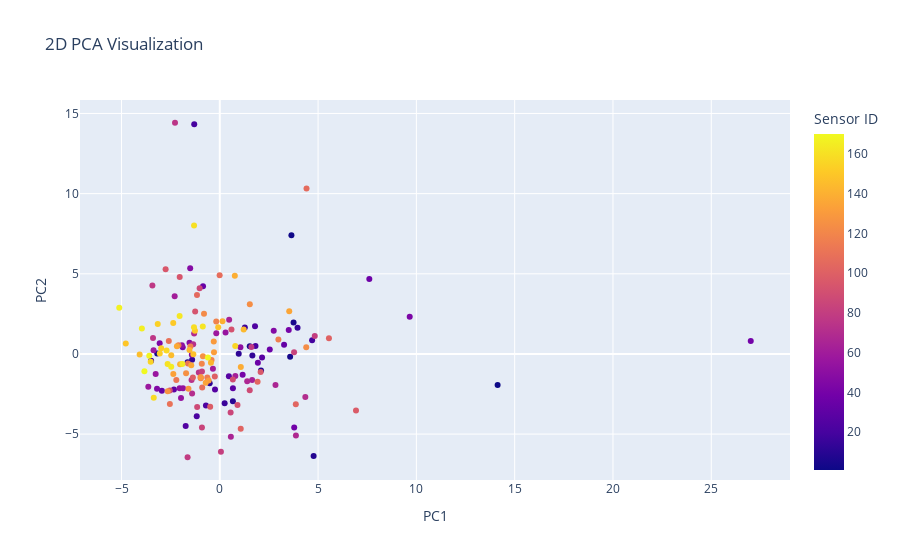
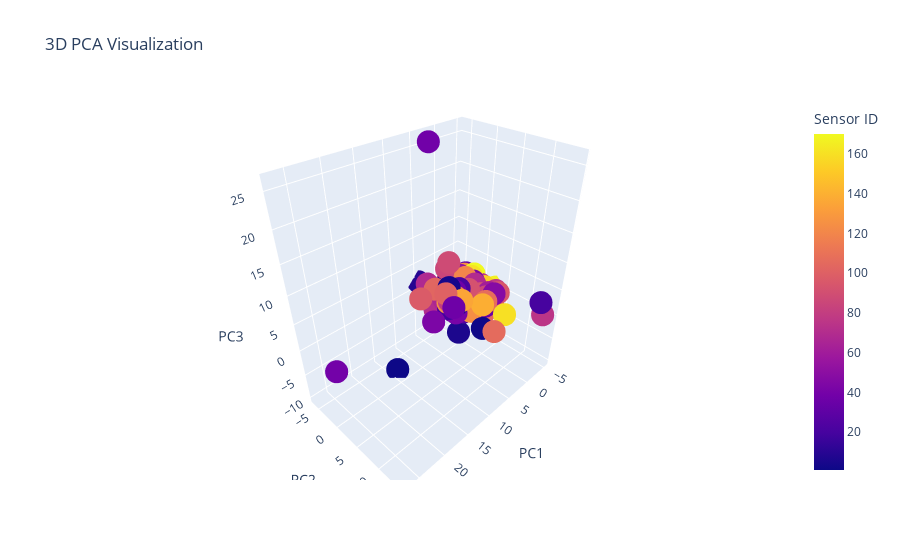

Here is the notebook cell these charts were saved with, in order:
### Markdown cell above
### 5.2.1. Batch Correlation

### Code cell
# Example usage
results_mi_corr = evaluate_pca_indepth(df, n_components=10, color_column='Sensor ID', n_clusters=3)

print("Evaluation Results:")
print(f"Explained Variance Ratio: {results_mi_corr['explained_variance_ratio']}")
print(f"Cumulative Explained Variance: {results_mi_corr['cumulative_explained_variance']}")
print(f"Reconstruction Error: {results_mi_corr['reconstruction_error']}")
print(f"Silhouette Score: {results_mi_corr['silhouette_score']}")

### Figure 1 — Plotly figure (JSON) as saved in the notebook; plotly's stock layout.template omitted (floating-point values rounded to 4 significant figures; data arrays with more than 128 entries replaced by an {"elided": "..."} marker saying what was removed)
{"data": [{"hovertemplate": "PC1=%{x}<br>PC2=%{y}<br>Sensor ID=%{marker.color}<extra></extra>", "legendgroup": "", "marker": {"color": {"elided": "169 int values"}, "coloraxis": "coloraxis", "symbol": "circle"}, "mode": "markers", "name": "", "orientation": "v", "showlegend": false, "type": "scatter", "x": {"elided": "169 float values"}, "xaxis": "x", "y": {"elided": "169 float values"}, "yaxis": "y"}], "layout": {"coloraxis": {"colorbar": {"title": {"text": "Sensor ID"}}, "colorscale": [[0, "#0d0887"], [0.1111, "#46039f"], [0.2222, "#7201a8"], [0.3333, "#9c179e"], [0.4444, "#bd3786"], [0.5556, "#d8576b"], [0.6667, "#ed7953"], [0.7778, "#fb9f3a"], [0.8889, "#fdca26"], [1, "#f0f921"]]}, "legend": {"tracegroupgap": 0}, "title": {"text": "2D PCA Visualization"}, "xaxis": {"anchor": "y", "domain": [0, 1], "title": {"text": "PC1"}}, "yaxis": {"anchor": "x", "domain": [0, 1], "title": {"text": "PC2"}}}}

### Figure 2 — Plotly figure (JSON) as saved in the notebook; plotly's stock layout.template omitted (floating-point values rounded to 4 significant figures; data arrays with more than 128 entries replaced by an {"elided": "..."} marker saying what was removed)
{"data": [{"hovertemplate": "PC1=%{x}<br>PC2=%{y}<br>PC3=%{z}<br>Sensor ID=%{marker.color}<extra></extra>", "legendgroup": "", "marker": {"color": {"elided": "169 int values"}, "coloraxis": "coloraxis", "symbol": "circle"}, "mode": "markers", "name": "", "scene": "scene", "showlegend": false, "type": "scatter3d", "x": {"elided": "169 float values"}, "y": {"elided": "169 float values"}, "z": {"elided": "169 float values"}}], "layout": {"coloraxis": {"colorbar": {"title": {"text": "Sensor ID"}}, "colorscale": [[0, "#0d0887"], [0.1111, "#46039f"], [0.2222, "#7201a8"], [0.3333, "#9c179e"], [0.4444, "#bd3786"], [0.5556, "#d8576b"], [0.6667, "#ed7953"], [0.7778, "#fb9f3a"], [0.8889, "#fdca26"], [1, "#f0f921"]]}, "legend": {"tracegroupgap": 0}, "scene": {"domain": {"x": [0, 1], "y": [0, 1]}, "xaxis": {"title": {"text": "PC1"}}, "yaxis": {"title": {"text": "PC2"}}, "zaxis": {"title": {"text": "PC3"}}}, "title": {"text": "3D PCA Visualization"}}}
